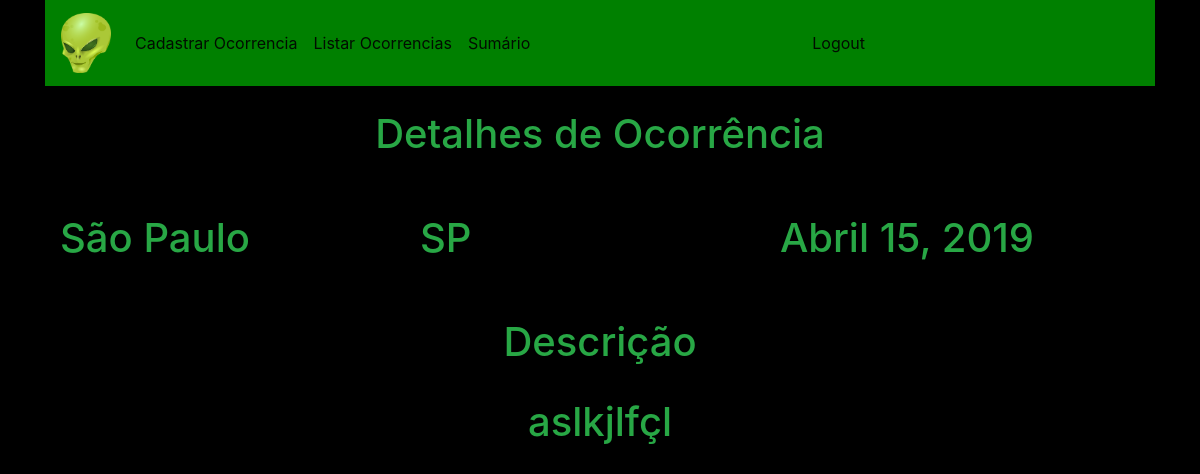
Page /details/b75841121ede4a46bb2d02cac36d28a9/ on the committed database.
### agroglifos/models.py (models this page shows, shortened)
class Agroglifos(models.Model):
    city = models.CharField(max_length=200)
    state = models.CharField(max_length=200)
    date = models.DateField()
    description = models.CharField(max_length=900, default='N/D')
    uuid = models.CharField(default='-- -- --', max_length=300)
    url = models.URLField(default='-- -- --', max_length=300)

### agroglifos/views.py (the view)
# urls.py: path('details/<str:uuid>/', views.details, name='details'),
def details(request, uuid):
    occurrence = Agroglifos.objects.get(uuid=uuid)
    context = {
      'occurrence': occurrence
    }
    return render(request, "details.html", context)

### agroglifos/templates/details.html (shortened to what this page needs)
<!DOCTYPE html>
<html lang="pt-br">
  <head>
    <link rel="stylesheet" href="https://stackpath.bootstrapcdn.com/bootstrap/4.1.3/css/bootstrap.min.css">
  </head>
  <body>
    <div class="container">
      <nav class="navbar navbar-light navbar-expand-lg" style="background-color: green;">
        <a class="navbar-brand" href="/home/">
          <img src="/../static/img/alien.png" width="50" height="60" id="alien">
        </a>
        <div class="collapse navbar-collapse" id="navbarSupportedContent">
          <ul class="navbar-nav mr-auto">
            <li class="nav-item active">
              <a class="nav-link" href="/register_occur/">Cadastrar Ocorrencia<span class="sr-only">(current)</span></a>
            </li>
            <li class="nav-item active">
              <a class="nav-link" href="/list_occurrences/">Listar Ocorrencias</a>
            </li>
            <li class="nav-item active">
              <a class="nav-link" href="/summary/">Sumário</a>
            </li>
          </ul>
          <ul class="navbar-nav mr-auto">
            <li class="nav-item active">
              <a class="nav-link" href="/login/">Logout</a>
            </li>
          </ul>
        </div>
      </nav>
      <br>
      <center>
        <div class="text-success">
          <h1>Detalhes de Ocorrência</h1>
        </div>
      </center>
      <br>
      <br>
      <div class="text-success form-row container">
            <h1 class="col">{{ occurrence.city }}</h1>
            <h1 class="col">{{ occurrence.state }}</h1>
            <h1 class="col">{{ occurrence.date }}</h1>
      </div>
      <br>
      <br>
      <center class="text-success">
        <h1>Descrição</h1>
        <br>
        <h1>{{ occurrence.description }}</h1>
      </center>
  </body>
</html>

### agroglifos/templates/details.html (style rules this page uses)
body { background-color:black }

### rows in the picture
Agroglifos: city "São Paulo", state "SP", date "Abril 15, 2019", description "aslkjlfçl"
